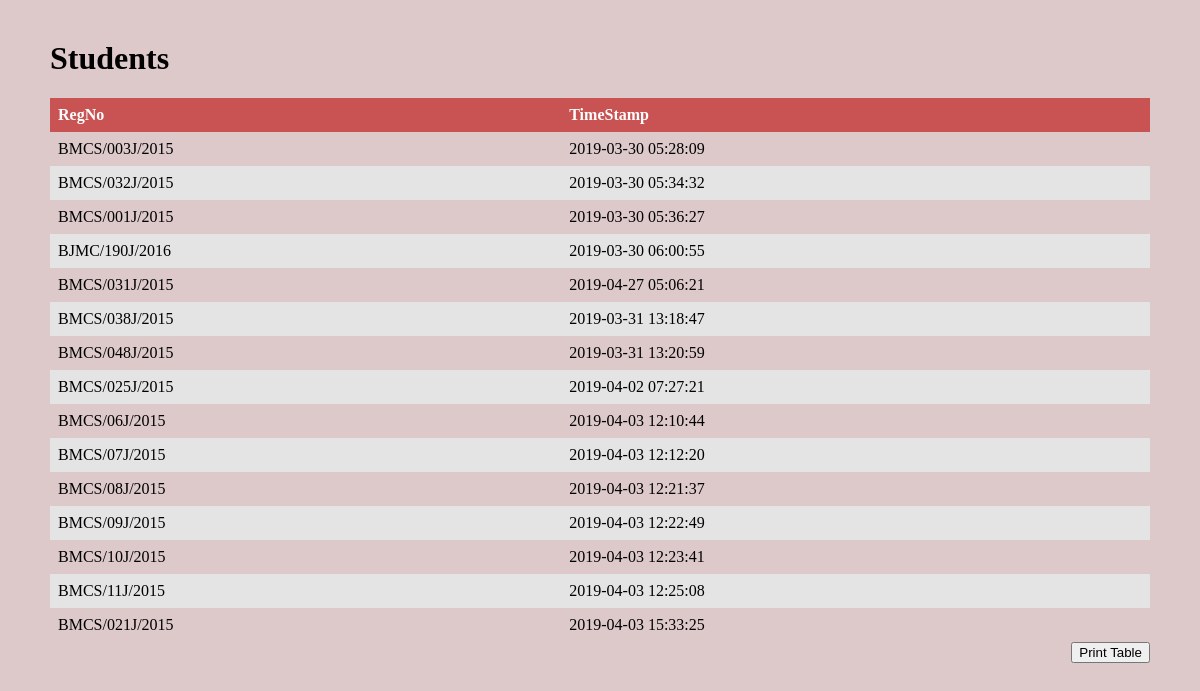
/Admin/studentrecord.php, run on the app's committed database.
### tables this page shows
CREATE TABLE `users` (
  `id` int(11) NOT NULL,
  `username` varchar(255) NOT NULL,
  `password` varchar(255) NOT NULL,
  `created` timestamp NOT NULL DEFAULT CURRENT_TIMESTAMP ON UPDATE CURRENT_TIMESTAMP,
  `type` enum('Admin','Finance','Department','Student') DEFAULT 'Student'
);

### Admin/studentrecord.php (the view, shortened to what this page needs)
<?php
$conn=mysqli_connect('localhost', 'root', '');
mysqli_select_db($conn,'phplearning') or die(mysqli_error($conn));
$sql="SELECT * FROM users WHERE type='Student'";
$records=mysqli_query($conn, $sql);
 ?>
<!DOCTYPE html>
<html lang="en" dir="ltr">
  <head>
  </head>
  <body>
    <h1> Students</h1>
    <div style="overflow-x:auto;">
    <table id="zctb" class="display table table-striped table-bordered table-hover" cellspacing="0" width="70%" padding="30px">
      <tr>
        <th>RegNo</th>
        <th>TimeStamp</th>
      <tr>
    <tbody>
    <?php
    while($student=mysqli_fetch_assoc($records)){
      echo "<tr>";
      echo "<td>".$student['username']."</td>";
      echo "<td>".$student['created']."</td>";
      echo "</tr>";
    }
     ?>
   </tbody>
    </table>
    <div class="btn btn-success" style="float:right">
    <form>
      <button class="btn">Print Table</button>
    </form>
    </div>
  </div>
  </body>
</html>

### Admin/studentrecord.php (style rules this page uses)
body { background:#DDC9C9; margin-left: 50px; margin-right: 50px; margin-top: 40px; }
table { border-collapse: collapse; width: 100%; }
th, td { text-align: left; padding: 8px; }
tr:nth-child(even) { background-color: #E5E4E4 }
th { background-color: #C95252; color: white; }

### data on the page
users: username "BMCS/003J/2015", created "2019-03-30 05:28:09"
users: username "BMCS/032J/2015", created "2019-03-30 05:34:32"
users: username "BMCS/001J/2015", created "2019-03-30 05:36:27"
users: username "BJMC/190J/2016", created "2019-03-30 06:00:55"
users: username "BMCS/031J/2015", created "2019-04-27 05:06:21"
users: username "BMCS/038J/2015", created "2019-03-31 13:18:47"
users: username "BMCS/048J/2015", created "2019-03-31 13:20:59"
users: username "BMCS/025J/2015", created "2019-04-02 07:27:21"
users: username "BMCS/06J/2015", created "2019-04-03 12:10:44"
users: username "BMCS/07J/2015", created "2019-04-03 12:12:20"
users: username "BMCS/08J/2015", created "2019-04-03 12:21:37"
users: username "BMCS/09J/2015", created "2019-04-03 12:22:49"
users: username "BMCS/10J/2015", created "2019-04-03 12:23:41"
users: username "BMCS/11J/2015", created "2019-04-03 12:25:08"
users: username "BMCS/021J/2015", created "2019-04-03 15:33:25"
